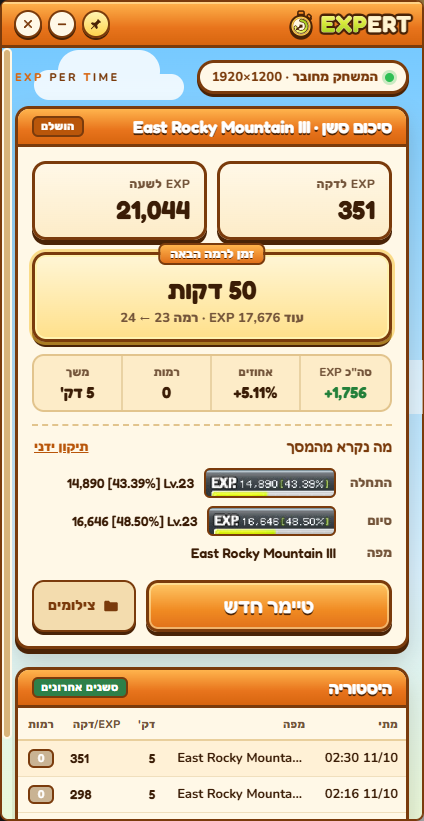
#> input picture dev/marketing/app_summary.png, 424 x 821 px
$ python probe_minimap.py marketing/app_summary.png
#> lines starting #> are read from the running program, lines starting #| are printed output that depends on the picture
"""Probe: what does OCR see in the minimap header (top-left) of a game screenshot?"""
import sys
import time

import numpy as np
from PIL import Image
from rapidocr_onnxruntime import RapidOCR

img = Image.open(sys.argv[1]).convert("RGB")
#> img is the input picture: PIL image 424x821 RGB; mean R, G, B 220.3, 197.2, 163.2
region = img.crop((0, 0, min(520, img.width), min(140, img.height)))
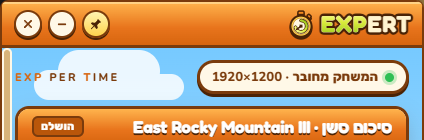
#> region: PIL image 424x140 RGB; mean R, G, B 197.8, 164.5, 127
#> (the run stopped early here; a loop or call above may not have finished)
